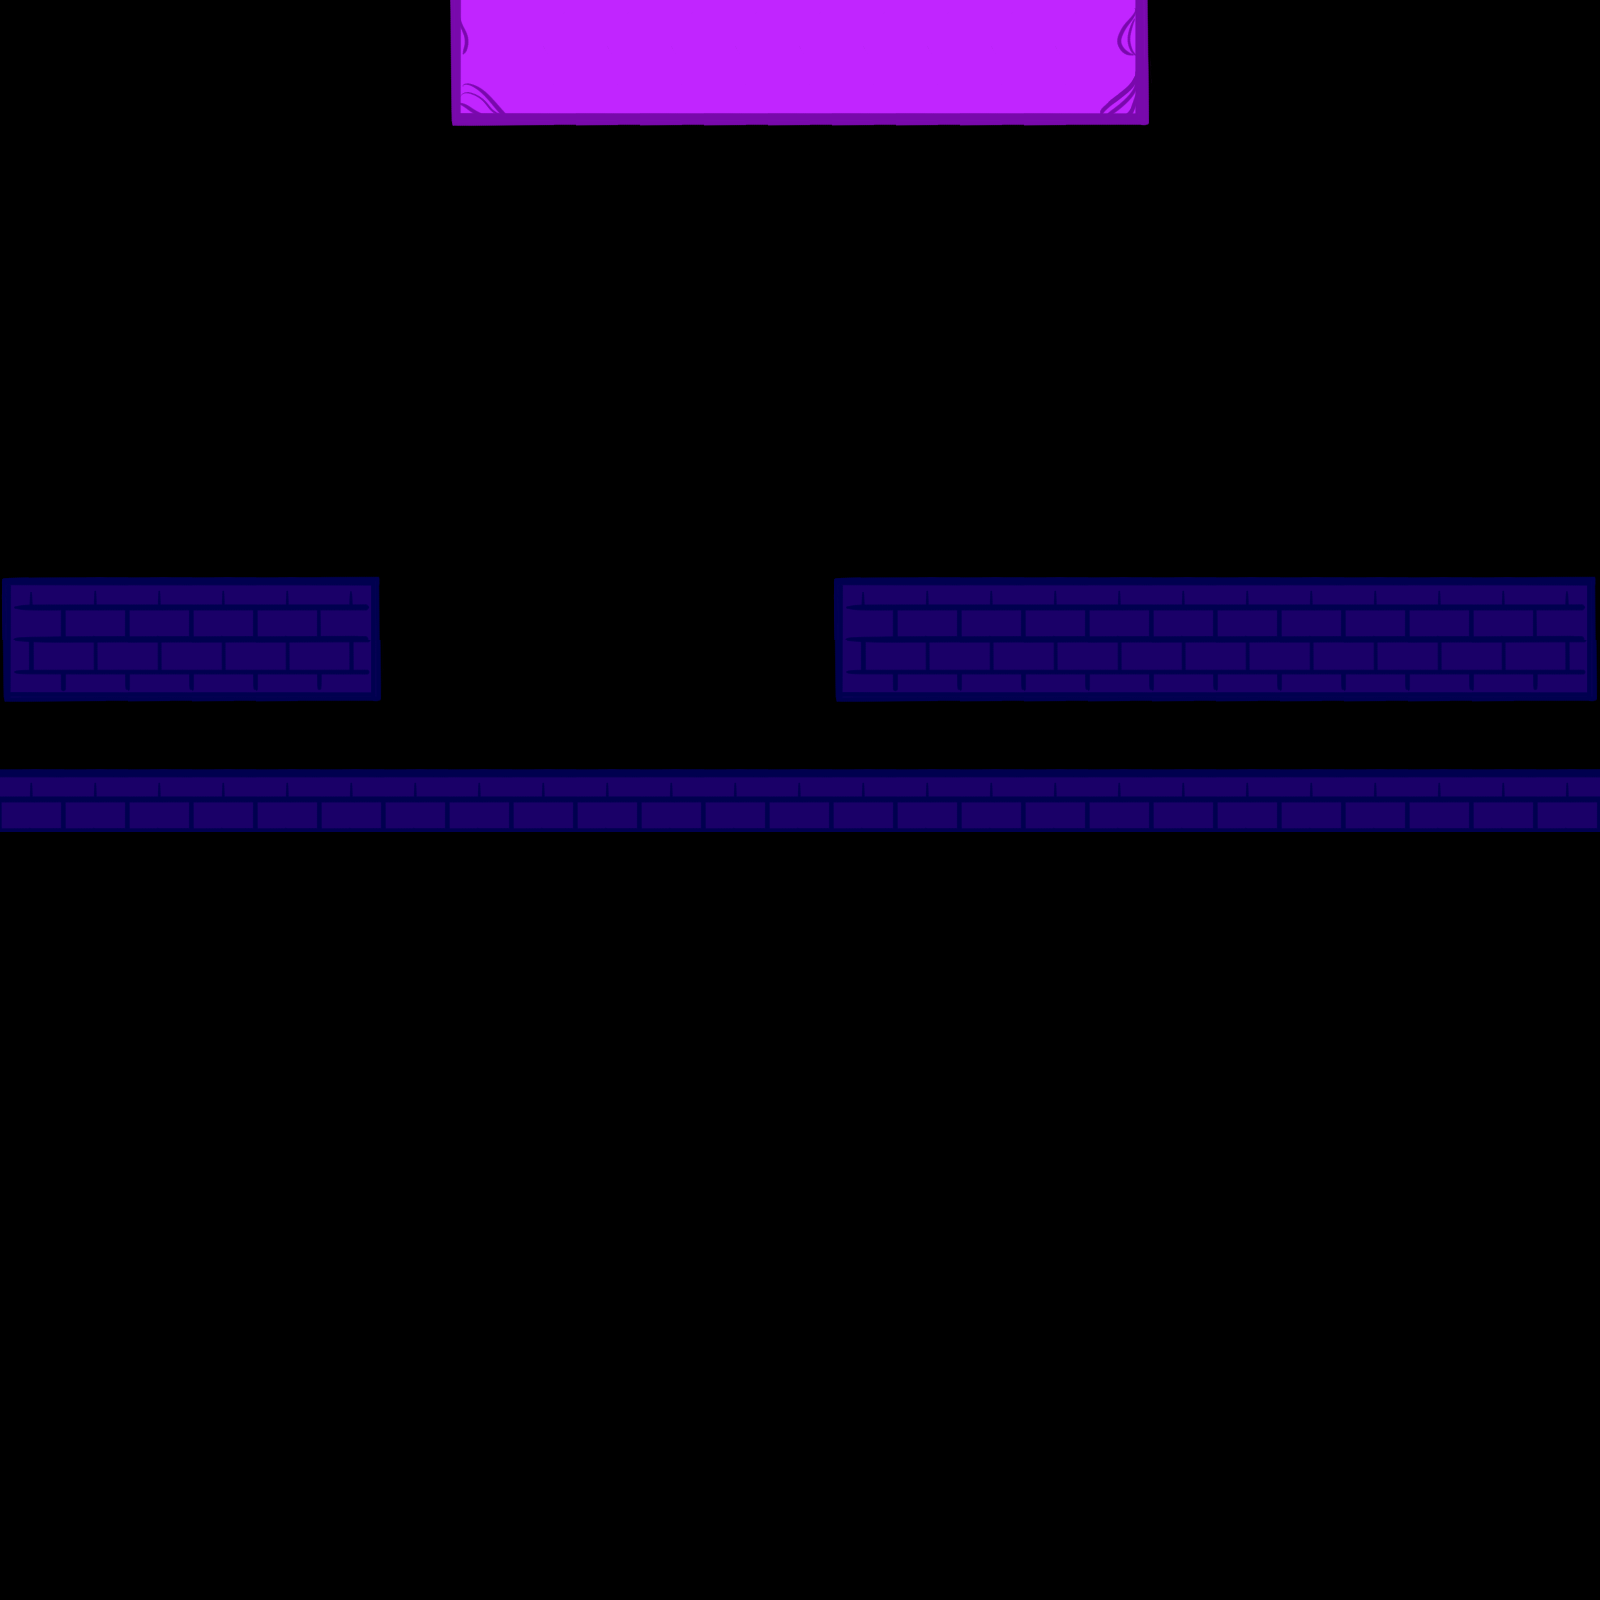

This game map was drawn from its Tiled (.tmx) file and the tilesets committed beside it. A one-line description and the full map source follow:
An orthogonal 25x25 tile map with 64x64 px tiles, 1 tile layer (friday), 1 hidden layer not drawn.

<map version="1.5" tiledversion="1.6.0" orientation="orthogonal" renderorder="right-down" width="25" height="25" tilewidth="64" tileheight="64" infinite="0" nextlayerid="4" nextobjectid="1">
 <editorsettings>
  <export target="FishingHero_TileMap.json" format="json" />
 </editorsettings>
 <tileset firstgid="1" name="tower" tilewidth="64" tileheight="64" tilecount="72" columns="12">
  <image source="gridTile_tile1.png" width="768" height="389" />
  <tile id="0">
   <properties>
    <property name="collides" type="bool" value="true" />
   </properties>
  </tile>
  <tile id="1">
   <properties>
    <property name="collides" type="bool" value="true" />
   </properties>
  </tile>
  <tile id="2">
   <properties>
    <property name="collides" type="bool" value="true" />
   </properties>
  </tile>
  <tile id="3">
   <properties>
    <property name="collides" type="bool" value="true" />
   </properties>
  </tile>
  <tile id="4">
   <properties>
    <property name="collides" type="bool" value="true" />
   </properties>
  </tile>
  <tile id="5">
   <properties>
    <property name="collides" type="bool" value="true" />
   </properties>
  </tile>
  <tile id="6">
   <properties>
    <property name="collides" type="bool" value="false" />
   </properties>
  </tile>
  <tile id="7">
   <properties>
    <property name="collides" type="bool" value="false" />
   </properties>
  </tile>
  <tile id="8">
   <properties>
    <property name="collides" type="bool" value="false" />
   </properties>
  </tile>
  <tile id="9">
   <properties>
    <property name="collides" type="bool" value="false" />
   </properties>
  </tile>
  <tile id="10">
   <properties>
    <property name="collides" type="bool" value="false" />
   </properties>
  </tile>
  <tile id="11">
   <properties>
    <property name="collides" type="bool" value="false" />
   </properties>
  </tile>
  <tile id="12">
   <properties>
    <property name="collides" type="bool" value="true" />
   </properties>
  </tile>
  <tile id="13">
   <properties>
    <property name="collides" type="bool" value="true" />
   </properties>
  </tile>
  <tile id="14">
   <properties>
    <property name="collides" type="bool" value="true" />
   </properties>
  </tile>
  <tile id="15">
   <properties>
    <property name="collides" type="bool" value="true" />
   </properties>
  </tile>
  <tile id="16">
   <properties>
    <property name="collides" type="bool" value="true" />
   </properties>
  </tile>
  <tile id="17">
   <properties>
    <property name="collides" type="bool" value="true" />
   </properties>
  </tile>
  <tile id="18">
   <properties>
    <property name="collides" type="bool" value="false" />
   </properties>
  </tile>
  <tile id="19">
   <properties>
    <property name="collides" type="bool" value="false" />
   </properties>
  </tile>
  <tile id="20">
   <properties>
    <property name="collides" type="bool" value="false" />
   </properties>
  </tile>
  <tile id="21">
   <properties>
    <property name="collides" type="bool" value="false" />
   </properties>
  </tile>
  <tile id="22">
   <properties>
    <property name="collides" type="bool" value="false" />
   </properties>
  </tile>
  <tile id="23">
   <properties>
    <property name="collides" type="bool" value="false" />
   </properties>
  </tile>
  <tile id="24">
   <properties>
    <property name="collides" type="bool" value="true" />
   </properties>
  </tile>
  <tile id="25">
   <properties>
    <property name="collides" type="bool" value="true" />
   </properties>
  </tile>
  <tile id="26">
   <properties>
    <property name="collides" type="bool" value="true" />
   </properties>
  </tile>
  <tile id="27">
   <properties>
    <property name="collides" type="bool" value="true" />
   </properties>
  </tile>
  <tile id="28">
   <properties>
    <property name="collides" type="bool" value="true" />
   </properties>
  </tile>
  <tile id="29">
   <properties>
    <property name="collides" type="bool" value="true" />
   </properties>
  </tile>
  <tile id="30">
   <properties>
    <property name="collides" type="bool" value="false" />
   </properties>
  </tile>
  <tile id="31">
   <properties>
    <property name="collides" type="bool" value="false" />
   </properties>
  </tile>
  <tile id="32">
   <properties>
    <property name="collides" type="bool" value="false" />
   </properties>
  </tile>
  <tile id="33">
   <properties>
    <property name="collides" type="bool" value="false" />
   </properties>
  </tile>
  <tile id="34">
   <properties>
    <property name="collides" type="bool" value="false" />
   </properties>
  </tile>
  <tile id="35">
   <properties>
    <property name="collides" type="bool" value="false" />
   </properties>
  </tile>
  <tile id="36">
   <properties>
    <property name="collides" type="bool" value="false" />
   </properties>
  </tile>
  <tile id="37">
   <properties>
    <property name="collides" type="bool" value="false" />
   </properties>
  </tile>
  <tile id="38">
   <properties>
    <property name="collides" type="bool" value="false" />
   </properties>
  </tile>
  <tile id="39">
   <properties>
    <property name="collides" type="bool" value="false" />
   </properties>
  </tile>
  <tile id="40">
   <properties>
    <property name="collides" type="bool" value="false" />
   </properties>
  </tile>
  <tile id="41">
   <properties>
    <property name="collides" type="bool" value="false" />
   </properties>
  </tile>
  <tile id="42">
   <properties>
    <property name="collides" type="bool" value="false" />
   </properties>
  </tile>
  <tile id="43">
   <properties>
    <property name="collides" type="bool" value="false" />
   </properties>
  </tile>
  <tile id="44">
   <properties>
    <property name="collides" type="bool" value="false" />
   </properties>
  </tile>
  <tile id="45">
   <properties>
    <property name="collides" type="bool" value="false" />
   </properties>
  </tile>
  <tile id="46">
   <properties>
    <property name="collides" type="bool" value="false" />
   </properties>
  </tile>
  <tile id="47">
   <properties>
    <property name="collides" type="bool" value="false" />
   </properties>
  </tile>
  <tile id="48">
   <properties>
    <property name="collides" type="bool" value="false" />
   </properties>
  </tile>
  <tile id="49">
   <properties>
    <property name="collides" type="bool" value="false" />
   </properties>
  </tile>
  <tile id="50">
   <properties>
    <property name="collides" type="bool" value="false" />
   </properties>
  </tile>
  <tile id="51">
   <properties>
    <property name="collides" type="bool" value="false" />
   </properties>
  </tile>
  <tile id="52">
   <properties>
    <property name="collides" type="bool" value="false" />
   </properties>
  </tile>
  <tile id="53">
   <properties>
    <property name="collides" type="bool" value="false" />
   </properties>
  </tile>
  <tile id="54">
   <properties>
    <property name="collides" type="bool" value="false" />
   </properties>
  </tile>
  <tile id="55">
   <properties>
    <property name="collides" type="bool" value="false" />
   </properties>
  </tile>
  <tile id="56">
   <properties>
    <property name="collides" type="bool" value="false" />
   </properties>
  </tile>
  <tile id="57">
   <properties>
    <property name="collides" type="bool" value="false" />
   </properties>
  </tile>
  <tile id="58">
   <properties>
    <property name="collides" type="bool" value="false" />
   </properties>
  </tile>
  <tile id="59">
   <properties>
    <property name="collides" type="bool" value="false" />
   </properties>
  </tile>
  <tile id="60">
   <properties>
    <property name="collides" type="bool" value="false" />
   </properties>
  </tile>
  <tile id="61">
   <properties>
    <property name="collides" type="bool" value="false" />
   </properties>
  </tile>
  <tile id="62">
   <properties>
    <property name="collides" type="bool" value="false" />
   </properties>
  </tile>
  <tile id="63">
   <properties>
    <property name="collides" type="bool" value="false" />
   </properties>
  </tile>
  <tile id="64">
   <properties>
    <property name="collides" type="bool" value="false" />
   </properties>
  </tile>
  <tile id="65">
   <properties>
    <property name="collides" type="bool" value="false" />
   </properties>
  </tile>
  <tile id="66">
   <properties>
    <property name="collides" type="bool" value="false" />
   </properties>
  </tile>
  <tile id="67">
   <properties>
    <property name="collides" type="bool" value="false" />
   </properties>
  </tile>
  <tile id="68">
   <properties>
    <property name="collides" type="bool" value="false" />
   </properties>
  </tile>
  <tile id="69">
   <properties>
    <property name="collides" type="bool" value="false" />
   </properties>
  </tile>
  <tile id="70">
   <properties>
    <property name="collides" type="bool" value="false" />
   </properties>
  </tile>
  <tile id="71">
   <properties>
    <property name="collides" type="bool" value="false" />
   </properties>
  </tile>
 </tileset>
 <layer id="1" name="testing" width="25" height="25" visible="0">
  <data encoding="csv">
0,0,0,0,0,0,0,0,0,0,0,0,0,0,0,0,0,0,0,0,0,0,0,0,0,
0,0,0,0,0,0,0,0,0,0,0,0,0,0,0,0,0,0,0,0,0,0,0,0,0,
0,0,0,0,0,0,0,0,0,0,0,0,0,0,0,0,4,5,6,4,5,5,6,0,0,
0,0,1,2,2,2,3,0,0,0,0,0,0,0,0,0,28,29,30,16,17,17,18,0,0,
0,0,13,14,14,14,15,0,0,0,7,8,9,0,0,0,0,0,0,28,29,29,30,0,0,
0,0,25,26,26,26,27,0,0,0,19,20,21,0,0,0,0,0,0,0,0,0,0,0,0,
0,0,0,0,0,0,0,0,0,0,31,32,33,0,0,0,0,0,0,4,5,6,0,0,0,
0,0,0,0,0,0,0,0,0,0,43,44,45,0,0,0,0,0,0,16,17,18,0,0,0,
0,0,0,0,1,2,3,0,0,0,55,56,57,0,0,0,0,0,0,16,17,18,0,0,0,
0,0,0,0,13,14,15,0,0,0,40,41,42,40,41,41,41,42,0,16,17,18,0,0,0,
0,0,0,0,13,14,15,0,0,0,52,53,54,52,53,53,53,54,0,28,29,30,0,0,0,
0,0,0,0,13,14,15,0,0,0,52,53,54,64,65,65,65,66,0,0,0,10,11,12,0,
0,0,0,0,13,14,15,0,0,0,52,53,54,0,0,0,0,0,0,0,0,22,23,24,0,
0,0,0,0,13,14,15,0,0,0,64,65,66,0,0,0,0,0,0,0,0,22,23,24,0,
0,0,0,0,25,26,27,0,0,0,0,0,0,0,0,0,10,11,11,11,12,22,23,24,0,
0,0,0,0,0,0,0,0,0,0,0,0,0,0,0,0,22,23,23,23,24,22,23,24,0,
0,0,0,0,0,0,0,0,0,0,0,0,0,0,0,0,34,35,35,35,36,34,35,36,0,
0,0,0,0,0,0,0,0,0,0,0,0,0,0,0,0,0,0,0,0,0,0,0,0,0,
0,0,0,0,37,38,39,0,0,0,0,0,0,0,0,46,47,47,47,47,48,46,47,48,0,
0,0,0,0,49,50,51,37,38,38,38,38,39,0,0,58,59,59,59,59,60,58,59,60,0,
0,0,0,0,49,50,51,49,50,50,50,50,51,0,0,70,71,71,71,71,72,58,59,60,0,
0,0,0,0,49,50,51,61,62,62,62,62,63,0,0,0,0,0,0,0,0,58,59,60,0,
0,0,0,0,61,62,63,0,0,0,0,0,0,0,0,0,0,0,0,0,0,58,59,60,0,
0,0,0,0,0,0,0,0,0,0,0,0,0,0,0,0,0,0,0,0,0,70,71,72,0,
0,0,0,0,0,0,0,0,0,0,0,0,0,0,0,0,0,0,0,0,0,0,0,0,0
</data>
 </layer>
 <layer id="3" name="friday" width="25" height="25">
  <data encoding="csv">
0,0,0,0,0,0,0,16,17,17,17,17,17,17,17,17,17,18,0,0,0,0,0,0,0,
0,0,0,0,0,0,0,28,29,29,29,29,29,29,29,29,29,30,0,0,0,0,0,0,0,
0,0,0,0,0,0,0,0,0,0,0,0,0,0,0,0,0,0,0,0,0,0,0,0,0,
0,0,0,0,0,0,0,0,0,0,0,0,0,0,0,0,0,0,0,0,0,0,0,0,0,
0,0,0,0,0,0,0,0,0,0,0,0,0,0,0,0,0,0,0,0,0,0,0,0,0,
0,0,0,0,0,0,0,0,0,0,0,0,0,0,0,0,0,0,0,0,0,0,0,0,0,
0,0,0,0,0,0,0,0,0,0,0,0,0,0,0,0,0,0,0,0,0,0,0,0,0,
0,0,0,0,0,0,0,0,0,0,0,0,0,0,0,0,0,0,0,0,0,0,0,0,0,
0,0,0,0,0,0,0,0,0,0,0,0,0,0,0,0,0,0,0,0,0,0,0,0,0,
1,2,2,2,2,3,0,0,0,0,0,0,0,1,2,2,2,2,2,2,2,2,2,2,3,
25,26,26,26,26,27,0,0,0,0,0,0,0,25,26,26,26,26,26,26,26,26,26,26,27,
0,0,0,0,0,0,0,0,0,0,0,0,0,0,0,0,0,0,0,0,0,0,0,0,0,
38,38,38,38,38,38,38,38,38,38,38,38,38,38,38,38,38,38,38,38,38,38,38,38,38,
0,0,0,0,0,0,0,0,0,0,0,0,0,0,0,0,0,0,0,0,0,0,0,0,0,
0,0,0,0,0,0,0,0,0,0,0,0,0,0,0,0,0,0,0,0,0,0,0,0,0,
0,0,0,0,0,0,0,0,0,0,0,0,0,0,0,0,0,0,0,0,0,0,0,0,0,
0,0,0,0,0,0,0,0,0,0,0,0,0,0,0,0,0,0,0,0,0,0,0,0,0,
0,0,0,0,0,0,0,0,0,0,0,0,0,0,0,0,0,0,0,0,0,0,0,0,0,
0,0,0,0,0,0,0,0,0,0,0,0,0,0,0,0,0,0,0,0,0,0,0,0,0,
0,0,0,0,0,0,0,0,0,0,0,0,0,0,0,0,0,0,0,0,0,0,0,0,0,
0,0,0,0,0,0,0,0,0,0,0,0,0,0,0,0,0,0,0,0,0,0,0,0,0,
0,0,0,0,0,0,0,0,0,0,0,0,0,0,0,0,0,0,0,0,0,0,0,0,0,
0,0,0,0,0,0,0,0,0,0,0,0,0,0,0,0,0,0,0,0,0,0,0,0,0,
0,0,0,0,0,0,0,0,0,0,0,0,0,0,0,0,0,0,0,0,0,0,0,0,0,
0,0,0,0,0,0,0,0,0,0,0,0,0,0,0,0,0,0,0,0,0,0,0,0,0
</data>
 </layer>
</map>
